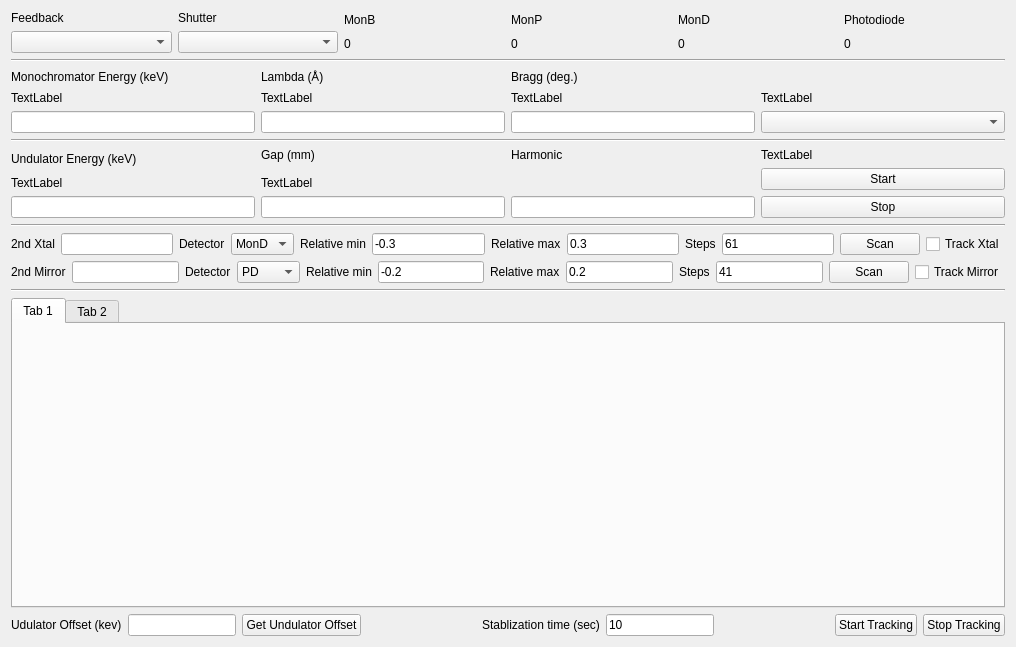
<?xml version="1.0" encoding="UTF-8"?>
<ui version="4.0">
 <class>Form</class>
 <widget class="QWidget" name="Form">
  <property name="geometry">
   <rect>
    <x>0</x>
    <y>0</y>
    <width>1016</width>
    <height>647</height>
   </rect>
  </property>
  <property name="windowTitle">
   <string>Form</string>
  </property>
  <layout class="QHBoxLayout" name="horizontalLayout_5">
   <item>
    <layout class="QVBoxLayout" name="verticalLayout">
     <item>
      <layout class="QHBoxLayout" name="horizontalLayout_4">
       <item>
        <layout class="QVBoxLayout" name="verticalLayout_2">
         <item>
          <widget class="QLabel" name="feedbackLabel">
           <property name="text">
            <string>Feedback</string>
           </property>
          </widget>
         </item>
         <item>
          <widget class="PVComboBox" name="feedbackComboBox"/>
         </item>
        </layout>
       </item>
       <item>
        <layout class="QVBoxLayout" name="verticalLayout_3">
         <item>
          <widget class="QLabel" name="shutterLlabel">
           <property name="text">
            <string>Shutter</string>
           </property>
          </widget>
         </item>
         <item>
          <widget class="PVComboBox" name="shutterComboBox"/>
         </item>
        </layout>
       </item>
       <item>
        <layout class="QVBoxLayout" name="verticalLayout_4">
         <item>
          <widget class="QLabel" name="monBLabel">
           <property name="text">
            <string>MonB</string>
           </property>
          </widget>
         </item>
         <item>
          <widget class="PVText" name="monBCountsLabel">
           <property name="text">
            <string>0</string>
           </property>
          </widget>
         </item>
        </layout>
       </item>
       <item>
        <layout class="QVBoxLayout" name="verticalLayout_7">
         <item>
          <widget class="QLabel" name="monPLabel">
           <property name="text">
            <string>MonP</string>
           </property>
          </widget>
         </item>
         <item>
          <widget class="PVText" name="monPCountsLabel">
           <property name="text">
            <string>0</string>
           </property>
          </widget>
         </item>
        </layout>
       </item>
       <item>
        <layout class="QVBoxLayout" name="verticalLayout_5">
         <item>
          <widget class="QLabel" name="monDLabel">
           <property name="text">
            <string>MonD</string>
           </property>
          </widget>
         </item>
         <item>
          <widget class="PVText" name="monDCountsLabel">
           <property name="text">
            <string>0</string>
           </property>
          </widget>
         </item>
        </layout>
       </item>
       <item>
        <layout class="QVBoxLayout" name="verticalLayout_6">
         <item>
          <widget class="QLabel" name="pdLabel">
           <property name="text">
            <string>Photodiode</string>
           </property>
          </widget>
         </item>
         <item>
          <widget class="PVText" name="pdCountsLabel">
           <property name="text">
            <string>0</string>
           </property>
          </widget>
         </item>
        </layout>
       </item>
      </layout>
     </item>
     <item>
      <widget class="Line" name="line">
       <property name="orientation">
        <enum>Qt::Horizontal</enum>
       </property>
      </widget>
     </item>
     <item>
      <layout class="QGridLayout" name="gridLayout">
       <item row="0" column="0">
        <widget class="QLabel" name="energyLabel">
         <property name="text">
          <string>Monochromator Energy (keV)</string>
         </property>
         <property name="alignment">
          <set>Qt::AlignLeading|Qt::AlignLeft|Qt::AlignVCenter</set>
         </property>
        </widget>
       </item>
       <item row="0" column="1">
        <widget class="QLabel" name="lambdaLabel">
         <property name="text">
          <string>&lt;html&gt;&lt;head/&gt;&lt;body&gt;&lt;p&gt;Lambda (Å)&lt;/p&gt;&lt;/body&gt;&lt;/html&gt;</string>
         </property>
         <property name="alignment">
          <set>Qt::AlignLeading|Qt::AlignLeft|Qt::AlignVCenter</set>
         </property>
        </widget>
       </item>
       <item row="0" column="2">
        <widget class="QLabel" name="braggLabel">
         <property name="text">
          <string>Bragg (deg.)</string>
         </property>
         <property name="alignment">
          <set>Qt::AlignLeading|Qt::AlignLeft|Qt::AlignVCenter</set>
         </property>
        </widget>
       </item>
       <item row="1" column="0">
        <widget class="PVText" name="energyRDBKLabel">
         <property name="text">
          <string>TextLabel</string>
         </property>
        </widget>
       </item>
       <item row="1" column="1">
        <widget class="PVText" name="lambdaRDBKLabel">
         <property name="text">
          <string>TextLabel</string>
         </property>
        </widget>
       </item>
       <item row="1" column="2">
        <widget class="PVText" name="braggRDBKLabel">
         <property name="text">
          <string>TextLabel</string>
         </property>
        </widget>
       </item>
       <item row="1" column="3">
        <widget class="PVText" name="monoStatusLabel">
         <property name="text">
          <string>TextLabel</string>
         </property>
        </widget>
       </item>
       <item row="2" column="0">
        <widget class="PVLineEdit" name="energyLineEdit">
         <property name="sizePolicy">
          <sizepolicy hsizetype="Preferred" vsizetype="Fixed">
           <horstretch>0</horstretch>
           <verstretch>0</verstretch>
          </sizepolicy>
         </property>
        </widget>
       </item>
       <item row="2" column="1">
        <widget class="PVLineEdit" name="lambdaLineEdit">
         <property name="sizePolicy">
          <sizepolicy hsizetype="Preferred" vsizetype="Fixed">
           <horstretch>0</horstretch>
           <verstretch>0</verstretch>
          </sizepolicy>
         </property>
        </widget>
       </item>
       <item row="2" column="2">
        <widget class="PVLineEdit" name="braggLineEdit">
         <property name="sizePolicy">
          <sizepolicy hsizetype="Preferred" vsizetype="Fixed">
           <horstretch>0</horstretch>
           <verstretch>0</verstretch>
          </sizepolicy>
         </property>
        </widget>
       </item>
       <item row="2" column="3">
        <widget class="PVComboBox" name="monoModeComboBox"/>
       </item>
      </layout>
     </item>
     <item>
      <widget class="Line" name="line_2">
       <property name="orientation">
        <enum>Qt::Horizontal</enum>
       </property>
      </widget>
     </item>
     <item>
      <layout class="QGridLayout" name="gridLayout_2">
       <item row="0" column="1">
        <widget class="QLabel" name="gapLabel">
         <property name="text">
          <string>Gap (mm)</string>
         </property>
        </widget>
       </item>
       <item row="2" column="1">
        <widget class="PVText" name="undulatorGapLabel">
         <property name="text">
          <string>TextLabel</string>
         </property>
        </widget>
       </item>
       <item row="2" column="0">
        <widget class="PVText" name="undulatorEnergyLabel">
         <property name="text">
          <string>TextLabel</string>
         </property>
        </widget>
       </item>
       <item row="3" column="1">
        <widget class="PVLineEdit" name="undulatorGapLineEdit">
         <property name="sizePolicy">
          <sizepolicy hsizetype="Preferred" vsizetype="Fixed">
           <horstretch>0</horstretch>
           <verstretch>0</verstretch>
          </sizepolicy>
         </property>
        </widget>
       </item>
       <item row="0" column="0" rowspan="2">
        <widget class="QLabel" name="harmonicLabel">
         <property name="text">
          <string>Undulator Energy (keV)</string>
         </property>
        </widget>
       </item>
       <item row="0" column="2">
        <widget class="QLabel" name="energylabel">
         <property name="text">
          <string>Harmonic</string>
         </property>
        </widget>
       </item>
       <item row="0" column="3">
        <widget class="PVText" name="undulatorStatusLabel">
         <property name="text">
          <string>TextLabel</string>
         </property>
        </widget>
       </item>
       <item row="1" column="3" rowspan="2">
        <widget class="QPushButton" name="undulatorStartPushButton">
         <property name="sizePolicy">
          <sizepolicy hsizetype="Preferred" vsizetype="Fixed">
           <horstretch>0</horstretch>
           <verstretch>0</verstretch>
          </sizepolicy>
         </property>
         <property name="text">
          <string>Start</string>
         </property>
        </widget>
       </item>
       <item row="3" column="2">
        <widget class="PVLineEdit" name="undulatorHarmonicLineEdit">
         <property name="sizePolicy">
          <sizepolicy hsizetype="Preferred" vsizetype="Fixed">
           <horstretch>0</horstretch>
           <verstretch>0</verstretch>
          </sizepolicy>
         </property>
        </widget>
       </item>
       <item row="3" column="3">
        <widget class="QPushButton" name="undulatorStopPushButton">
         <property name="sizePolicy">
          <sizepolicy hsizetype="Preferred" vsizetype="Fixed">
           <horstretch>0</horstretch>
           <verstretch>0</verstretch>
          </sizepolicy>
         </property>
         <property name="text">
          <string>Stop</string>
         </property>
        </widget>
       </item>
       <item row="3" column="0">
        <widget class="PVLineEdit" name="undulatorEnergyLineEdit">
         <property name="sizePolicy">
          <sizepolicy hsizetype="Preferred" vsizetype="Fixed">
           <horstretch>0</horstretch>
           <verstretch>0</verstretch>
          </sizepolicy>
         </property>
        </widget>
       </item>
      </layout>
     </item>
     <item>
      <widget class="Line" name="line_3">
       <property name="orientation">
        <enum>Qt::Horizontal</enum>
       </property>
      </widget>
     </item>
     <item>
      <layout class="QHBoxLayout" name="horizontalLayout">
       <item>
        <widget class="QLabel" name="xtalDACLabel">
         <property name="text">
          <string>2nd Xtal</string>
         </property>
        </widget>
       </item>
       <item>
        <widget class="PVLineEdit" name="xtalDACLineEdit"/>
       </item>
       <item>
        <widget class="QLabel" name="xtalDetectorLabel">
         <property name="text">
          <string>Detector</string>
         </property>
        </widget>
       </item>
       <item>
        <widget class="QComboBox" name="xtalDetectorComboBox">
         <item>
          <property name="text">
           <string>MonD</string>
          </property>
         </item>
         <item>
          <property name="text">
           <string>PD</string>
          </property>
         </item>
         <item>
          <property name="text">
           <string>MonB</string>
          </property>
         </item>
         <item>
          <property name="text">
           <string>MonP</string>
          </property>
         </item>
        </widget>
       </item>
       <item>
        <widget class="QLabel" name="xtalMinLabel">
         <property name="text">
          <string>Relative min</string>
         </property>
        </widget>
       </item>
       <item>
        <widget class="QLineEdit" name="xtalMinLineEdit">
         <property name="text">
          <string>-0.3</string>
         </property>
        </widget>
       </item>
       <item>
        <widget class="QLabel" name="xtalMaxLabel">
         <property name="text">
          <string>Relative max</string>
         </property>
        </widget>
       </item>
       <item>
        <widget class="QLineEdit" name="xtalMaxLineEdit">
         <property name="text">
          <string>0.3</string>
         </property>
        </widget>
       </item>
       <item>
        <widget class="QLabel" name="xtalStepsLabel">
         <property name="text">
          <string>Steps</string>
         </property>
        </widget>
       </item>
       <item>
        <widget class="QLineEdit" name="xtalStepsLineEdit">
         <property name="text">
          <string>61</string>
         </property>
        </widget>
       </item>
       <item>
        <widget class="QPushButton" name="xtalScanPushButton">
         <property name="text">
          <string>Scan</string>
         </property>
        </widget>
       </item>
       <item>
        <widget class="QCheckBox" name="trackXtalCheckBox">
         <property name="enabled">
          <bool>true</bool>
         </property>
         <property name="text">
          <string>Track Xtal</string>
         </property>
         <property name="checked">
          <bool>false</bool>
         </property>
        </widget>
       </item>
      </layout>
     </item>
     <item>
      <layout class="QHBoxLayout" name="horizontalLayout_2">
       <item>
        <widget class="QLabel" name="mirrorLabel">
         <property name="text">
          <string>2nd Mirror</string>
         </property>
        </widget>
       </item>
       <item>
        <widget class="PVLineEdit" name="mirrorDACLineEdit"/>
       </item>
       <item>
        <widget class="QLabel" name="mirrorDetectorLabel">
         <property name="text">
          <string>Detector</string>
         </property>
        </widget>
       </item>
       <item>
        <widget class="QComboBox" name="mirrorDetectorComboBox">
         <item>
          <property name="text">
           <string>PD</string>
          </property>
         </item>
         <item>
          <property name="text">
           <string>MonD</string>
          </property>
         </item>
         <item>
          <property name="text">
           <string>MonP</string>
          </property>
         </item>
         <item>
          <property name="text">
           <string>MonB</string>
          </property>
         </item>
        </widget>
       </item>
       <item>
        <widget class="QLabel" name="mirrorMinLabel">
         <property name="text">
          <string>Relative min</string>
         </property>
        </widget>
       </item>
       <item>
        <widget class="QLineEdit" name="mirrorMinLineEdit">
         <property name="text">
          <string>-0.2</string>
         </property>
        </widget>
       </item>
       <item>
        <widget class="QLabel" name="mirrorMaxLabel">
         <property name="text">
          <string>Relative max</string>
         </property>
        </widget>
       </item>
       <item>
        <widget class="QLineEdit" name="mirrorMaxLineEdit">
         <property name="text">
          <string>0.2</string>
         </property>
        </widget>
       </item>
       <item>
        <widget class="QLabel" name="mirrorStepsLabel">
         <property name="text">
          <string>Steps</string>
         </property>
        </widget>
       </item>
       <item>
        <widget class="QLineEdit" name="mirrorStepsLineEdit">
         <property name="text">
          <string>41</string>
         </property>
        </widget>
       </item>
       <item>
        <widget class="QPushButton" name="mirrorScanPushButton">
         <property name="text">
          <string>Scan</string>
         </property>
        </widget>
       </item>
       <item>
        <widget class="QCheckBox" name="trackMirrorCheckBox">
         <property name="text">
          <string>Track Mirror</string>
         </property>
         <property name="checked">
          <bool>false</bool>
         </property>
        </widget>
       </item>
      </layout>
     </item>
     <item>
      <widget class="Line" name="line_4">
       <property name="orientation">
        <enum>Qt::Horizontal</enum>
       </property>
      </widget>
     </item>
     <item>
      <widget class="QTabWidget" name="tabWidget">
       <property name="currentIndex">
        <number>0</number>
       </property>
       <widget class="PlotWidget" name="xtalPlotTab">
        <attribute name="title">
         <string>Tab 1</string>
        </attribute>
       </widget>
       <widget class="PlotWidget" name="mirrorPlotTab">
        <attribute name="title">
         <string>Tab 2</string>
        </attribute>
       </widget>
      </widget>
     </item>
     <item>
      <layout class="QHBoxLayout" name="horizontalLayout_3">
       <item>
        <widget class="QLabel" name="udulatorOffsetLabel">
         <property name="text">
          <string>Udulator Offset (kev)</string>
         </property>
        </widget>
       </item>
       <item>
        <widget class="QLineEdit" name="undulatorOffsetLineEdit">
         <property name="sizePolicy">
          <sizepolicy hsizetype="Preferred" vsizetype="Fixed">
           <horstretch>0</horstretch>
           <verstretch>0</verstretch>
          </sizepolicy>
         </property>
        </widget>
       </item>
       <item>
        <widget class="QPushButton" name="getUndulatorOffsetPushButton">
         <property name="text">
          <string>Get Undulator Offset</string>
         </property>
        </widget>
       </item>
       <item>
        <spacer name="horizontalSpacer_2">
         <property name="orientation">
          <enum>Qt::Horizontal</enum>
         </property>
         <property name="sizeHint" stdset="0">
          <size>
           <width>40</width>
           <height>20</height>
          </size>
         </property>
        </spacer>
       </item>
       <item>
        <widget class="QLabel" name="label">
         <property name="text">
          <string>Stablization time (sec)</string>
         </property>
        </widget>
       </item>
       <item>
        <widget class="QLineEdit" name="stablizationTimeLineEdit">
         <property name="sizePolicy">
          <sizepolicy hsizetype="Preferred" vsizetype="Fixed">
           <horstretch>0</horstretch>
           <verstretch>0</verstretch>
          </sizepolicy>
         </property>
         <property name="text">
          <string>10</string>
         </property>
        </widget>
       </item>
       <item>
        <spacer name="horizontalSpacer">
         <property name="orientation">
          <enum>Qt::Horizontal</enum>
         </property>
         <property name="sizeHint" stdset="0">
          <size>
           <width>40</width>
           <height>20</height>
          </size>
         </property>
        </spacer>
       </item>
       <item>
        <widget class="QPushButton" name="startTrackingPushButton">
         <property name="text">
          <string>Start Tracking</string>
         </property>
        </widget>
       </item>
       <item>
        <widget class="QPushButton" name="stopTrackingPushButton">
         <property name="text">
          <string>Stop Tracking</string>
         </property>
        </widget>
       </item>
      </layout>
     </item>
    </layout>
   </item>
  </layout>
 </widget>
 <customwidgets>
  <customwidget>
   <class>PVLineEdit</class>
   <extends>QLineEdit</extends>
   <header>pyepics_Qt</header>
  </customwidget>
  <customwidget>
   <class>PVText</class>
   <extends>QLabel</extends>
   <header>pyepics_Qt</header>
  </customwidget>
  <customwidget>
   <class>PVComboBox</class>
   <extends>QComboBox</extends>
   <header>pyepics_Qt</header>
  </customwidget>
  <customwidget>
   <class>PlotWidget</class>
   <extends>QWidget</extends>
   <header>PlotWidget</header>
   <container>1</container>
  </customwidget>
 </customwidgets>
 <resources/>
 <connections/>
</ui>
